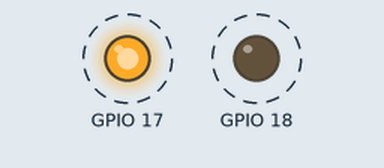
The program below on a simulated Raspberry Pi (BCM pin numbers). Shown: output pins drawn as LEDs (lit = HIGH). Dashed ring = blinking.

Above: at 0.15 s.
Timing chart, 0 to 3.0 s (numbered marks = the images above):
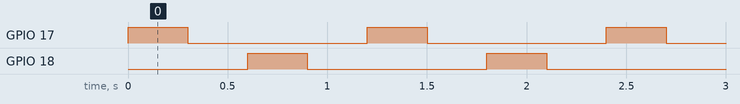

The program:

two-leds.py
```python
"""
requires 2 LED and uses pin 17, 18, flickers them

"""
import RPi.GPIO as GPIO
import time
GPIO.setmode(GPIO.BCM)
GPIO.setwarnings(False)
GPIO.setup(18, GPIO.OUT)
GPIO.setup(17, GPIO.OUT)
speed = 0.3

def on(pin):
	GPIO.output(pin, GPIO.HIGH)
def off(pin):
	GPIO.output(pin, GPIO.LOW)

try:
	while True:
		on(17)
		time.sleep(speed)
		off(17)
		time.sleep(speed)
		on(18)
		time.sleep(speed)
		off(18)
		time.sleep(speed)
except:
	GPIO.cleanup()
	print("EXITING")
```

Measured:
- by itself, GPIO 17, GPIO 18: alternates HIGH for 0.30 s and LOW for 0.90 s
- by itself, everything shown: repeats every 1.2 s, in 4 steps
